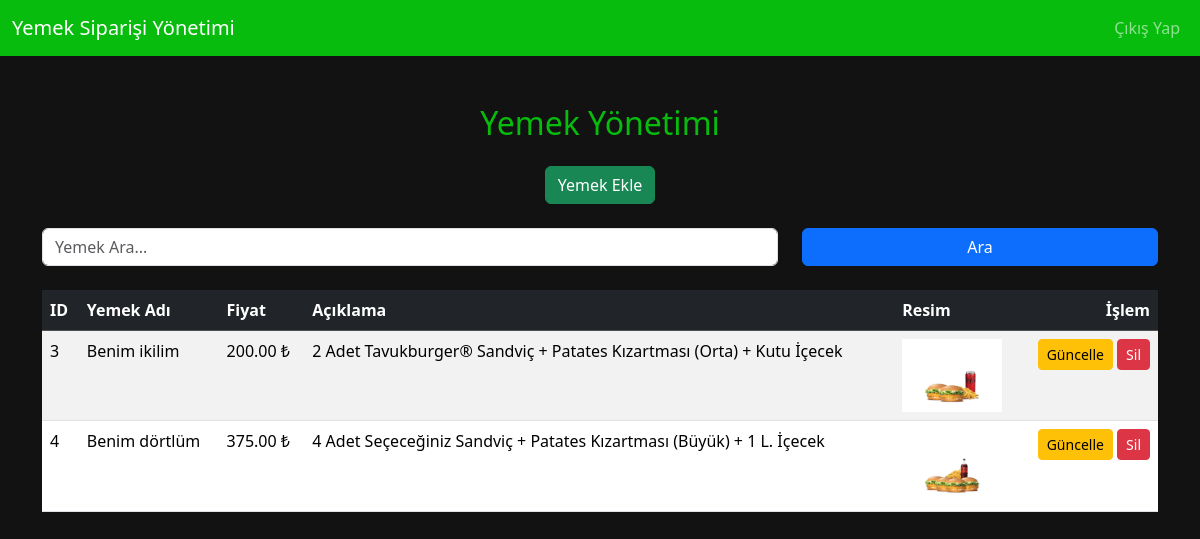
Screenshot of /app/company/restaurantManagement.php?restaurant_id=1 (signed in) with the database file from the repository.
### tables this page shows
CREATE TABLE `food` (
  `id` int NOT NULL,
  `restaurantID` int NOT NULL,
  `name` varchar(255) NOT NULL,
  `description` text NOT NULL,
  `image_path` text NOT NULL,
  `price` decimal(7,2) NOT NULL,
  `discount` decimal(7,2) NOT NULL DEFAULT '0.00',
  `created_at` datetime NOT NULL DEFAULT CURRENT_TIMESTAMP,
  `deleted_at` datetime DEFAULT NULL
);

### app/company/restaurantManagement.php (the view, shortened to what this page needs)
<?php
    if (!isset($_GET['restaurant_id'])) {
        echo "<script>alert('Restoran ID bulunamadı.');
        window.location.href='companyHomePage.php';
        </script>";
        exit;
    } else {
        $restaurant_id = $_GET['restaurant_id'];
    }
    include '../db/connection.php';
    $foods = [];
    if (isset($_GET['food_name'])) {
        $food_name = $_GET['food_name'];
        $query = "SELECT * FROM food WHERE name LIKE ? AND restaurantID = ? AND deleted_at IS NULL";
        $state = $pdo->prepare($query);
        $state->execute(["%$food_name%", $restaurant_id]);
        $foods = $state->fetchAll(PDO::FETCH_ASSOC);
    } else {
        $query = "SELECT * FROM food WHERE restaurantID = ? AND deleted_at IS NULL";
        $statement = $pdo->prepare($query);
        $statement->execute([$restaurant_id]);
        $foods = $statement->fetchAll(PDO::FETCH_ASSOC);
    }
?>
<!DOCTYPE html>
<html lang="tr">
<head>
    <link href="https://cdn.jsdelivr.net/npm/bootstrap@5.3.3/dist/css/bootstrap.min.css" rel="stylesheet">
</head>
<body style="background-color:#121212;">
    <nav class="navbar navbar-expand-lg navbar-dark" style="background-color: #07bc0c;">
        <div class="container-fluid">
            <a class="navbar-brand" href="companyHomePage.php">Yemek Siparişi Yönetimi</a>
            <div class="collapse navbar-collapse" id="navbarNav">
                <ul class="navbar-nav ms-auto">
                    <li class="nav-item">
                        <a class="nav-link" href="../logout.php">Çıkış Yap</a>
                    </li>
                </ul>
            </div>
        </div>
    </nav>
    <div class="container mt-5">
        <h2 class="text-center mb-4" style="color:#07bc0c;">Yemek Yönetimi</h2>
        <div class="text-center mb-4">
            <button class="btn btn-success" data-bs-toggle="modal" data-bs-target="#addFoodModal">Yemek Ekle</button>
        </div>
        <form method="GET" class="mb-4">
            <div class="row justify-content-center">
                <div class="col-md-8">
                    <input type="text" class="form-control" placeholder="Yemek Ara..." name="food_name" required>
                </div>
                <div class="col-md-4">
                    <button type="submit" class="btn btn-primary w-100">Ara</button>
                </div>
            </div>
        </form>
        <div class="table-responsive">
            <table class="table table-striped table-hover">
                <thead class="table-dark">
                    <tr>
                        <th>ID</th>
                        <th>Yemek Adı</th>
                        <th>Fiyat</th>
                        <th>Açıklama</th>
                        <th>Resim</th>
                        <th class="text-end">İşlem</th>
                    </tr>
                </thead>
                <tbody>
                    <?php foreach ($foods as $food): ?>
                        <tr>
                            <td><?php echo htmlspecialchars($food['id']); ?></td>
                            <td><?php echo htmlspecialchars($food['name']); ?></td>
                            <td><?php echo htmlspecialchars($food['price']); ?> ₺</td>
                            <td><?php echo htmlspecialchars($food['description']); ?></td>
                            <td><img src="../<?php echo htmlspecialchars($food['image_path']); ?>" alt="" style="width:100px"></td>
                            <td class="text-end">
                                <form action="updateFood.php" method="GET" class="d-inline">
                                    <button type="submit" class="btn btn-warning btn-sm">Güncelle</button>
                                </form>
                                <form action="deleteFood.php" method="POST" class="d-inline">
                                    <button type="submit" class="btn btn-danger btn-sm">Sil</button>
                                </form>
                            </td>
                        </tr>
                    <?php endforeach; ?>
                </tbody>
            </table>
        </div>
    </div>
</body>
</html>

### rows the page displays
food: id "3", name "Benim ikilim", price "200.00", description "2 Adet Tavukburger® Sandviç + Patates Kızartması (Orta) + Kutu İçecek", image_path (picture)
food: id "4", name "Benim dörtlüm", price "375.00", description "4 Adet Seçeceğiniz Sandviç + Patates Kızartması (Büyük) + 1 L. İçecek", image_path (picture)
